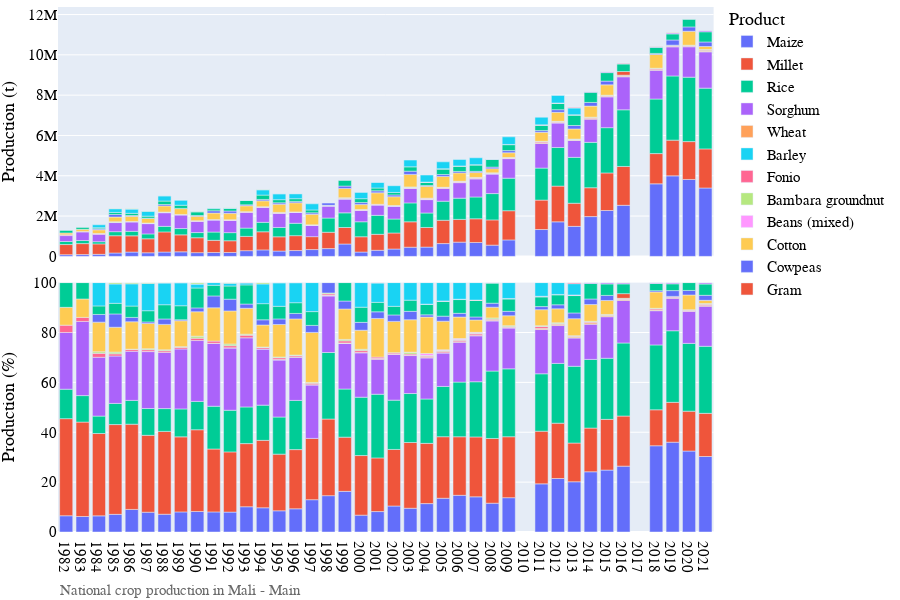

This figure's notebook cell:
### Markdown cell above
## Visualization of production data

### Code cell
# Bar chart of national grain production
country_iso, country_name = 'ML', 'Mali'
df = pd.read_csv('../data/crop/adm_crop_production_%s.csv' % country_iso, index_col=0)
df['year'] = df['harvest_year']
year = [df['year'].min(), df['year'].max()]
product_order = ['Maize','Millet','Rice','Sorghum','Wheat','Barley','Fonio']
for season_name in ['Main']:
    footnote = 'National crop production in %s - %s' % (country_name, season_name)
    fn_save = '../figures/%s_bar_natgrainprod_%s.png' % (country_iso, season_name)
    sub = df[df['season_name'] == season_name]
    fig = PlotBarProduction(sub, year, product_order, footnote, fn_save)
    fig.show()

### Figure 1 — Plotly figure (JSON) as saved in the notebook; plotly's stock layout.template omitted (floating-point values rounded to 4 significant figures)
{"data": [{"alignmentgroup": "True", "hovertemplate": "product=Maize<br>season_name=Main<br>type=orig_unit<br>year=%{x}<br>value=%{y}<extra></extra>", "legendgroup": "Maize", "marker": {"color": "#636efa", "pattern": {"shape": ""}}, "name": "Maize", "offsetgroup": "Maize", "orientation": "v", "showlegend": true, "textposition": "auto", "type": "bar", "x": [1982, 1983, 1984, 1985, 1986, 1987, 1988, 1989, 1990, 1991, 1992, 1993, 1994, 1995, 1996, 1997, 1998, 1999, 2000, 2001, 2002, 2003, 2004, 2005, 2006, 2007, 2008, 2009, 2011, 2012, 2013, 2014, 2015, 2016, 2018, 2019, 2020, 2021], "xaxis": "x2", "y": [83969, 89311, 101440, 168205, 213423, 178609, 214519, 225394, 185579, 192530, 192530, 283373, 322493, 264460, 289760, 337713, 385051, 613892, 214588, 301931, 365174, 454758, 459463, 634594, 706700.0, 689918, 557741, 816378, 1332484, 1713737, 1488769, 1974010, 2276036, 2534380, 3599476, 3994493, 3817000.0, 3393204], "yaxis": "y2"}, {"alignmentgroup": "True", "hovertemplate": "product=Maize<br>season_name=Main<br>type=percent<br>year=%{x}<br>value=%{y}<extra></extra>", "legendgroup": "Maize", "marker": {"color": "#636efa", "pattern": {"shape": ""}}, "name": "Maize", "offsetgroup": "Maize", "orientation": "v", "showlegend": false, "textposition": "auto", "type": "bar", "x": [1982, 1983, 1984, 1985, 1986, 1987, 1988, 1989, 1990, 1991, 1992, 1993, 1994, 1995, 1996, 1997, 1998, 1999, 2000, 2001, 2002, 2003, 2004, 2005, 2006, 2007, 2008, 2009, 2011, 2012, 2013, 2014, 2015, 2016, 2018, 2019, 2020, 2021], "xaxis": "x", "y": [6.51, 6.213, 6.472, 7.074, 9.053, 7.939, 7.127, 8.057, 8.23, 8.052, 7.983, 10.13, 9.713, 8.504, 9.309, 12.95, 14.57, 16.3, 6.757, 8.196, 10.42, 9.517, 11.39, 13.53, 14.71, 14.1, 11.55, 13.76, 19.3, 21.45, 20.14, 24.15, 24.83, 26.41, 34.58, 36.01, 32.47, 30.27], "yaxis": "y"}, {"alignmentgroup": "True", "hovertemplate": "product=Millet<br>season_name=Main<br>type=orig_unit<br>year=%{x}<br>value=%{y}<extra></extra>", "legendgroup": "Millet", "marker": {"color": "#EF553B", "pattern": {"shape": ""}}, "name": "Millet", "offsetgroup": "Millet", "orientation": "v", "showlegend": true, "textposition": "auto", "type": "bar", "x": [1982, 1983, 1984, 1985, 1986, 1987, 1988, 1989, 1990, 1991, 1992, 1993, 1994, 1995, 1996, 1997, 1998, 1999, 2000, 2001, 2002, 2003, 2004, 2005, 2006, 2007, 2008, 2009, 2011, 2012, 2013, 2014, 2015, 2016, 2018, 2019, 2020, 2021], "xaxis": "x2", "y": [502300.0, 544304, 517600.0, 856166, 805763, 693526, 999901, 841793, 739126, 603248, 582297, 708062, 897592, 706660, 738840, 641088, 811815, 818905, 759114, 792548, 795146, 1260498, 974673, 1157810, 1129000.0, 1175107, 1253259, 1449592, 1458783, 1772275, 1147757, 1432218, 1864301, 1927105, 1500677, 1773081, 1879000.0, 1940727], "yaxis": "y2"}, {"alignmentgroup": "True", "hovertemplate": "product=Millet<br>season_name=Main<br>type=percent<br>year=%{x}<br>value=%{y}<extra></extra>", "legendgroup": "Millet", "marker": {"color": "#EF553B", "pattern": {"shape": ""}}, "name": "Millet", "offsetgroup": "Millet", "orientation": "v", "showlegend": false, "textposition": "auto", "type": "bar", "x": [1982, 1983, 1984, 1985, 1986, 1987, 1988, 1989, 1990, 1991, 1992, 1993, 1994, 1995, 1996, 1997, 1998, 1999, 2000, 2001, 2002, 2003, 2004, 2005, 2006, 2007, 2008, 2009, 2011, 2012, 2013, 2014, 2015, 2016, 2018, 2019, 2020, 2021], "xaxis": "x", "y": [38.94, 37.86, 33.02, 36.01, 34.18, 30.83, 33.22, 30.09, 32.78, 25.23, 24.14, 25.31, 27.03, 22.72, 23.74, 24.59, 30.72, 21.74, 23.9, 21.51, 22.69, 26.38, 24.16, 24.68, 23.49, 24.02, 25.96, 24.44, 21.13, 22.19, 15.53, 17.52, 20.34, 20.08, 14.42, 15.98, 15.98, 17.31], "yaxis": "y"}, {"alignmentgroup": "True", "hovertemplate": "product=Rice<br>season_name=Main<br>type=orig_unit<br>year=%{x}<br>value=%{y}<extra></extra>", "legendgroup": "Rice", "marker": {"color": "#00cc96", "pattern": {"shape": ""}}, "name": "Rice", "offsetgroup": "Rice", "orientation": "v", "showlegend": true, "textposition": "auto", "type": "bar", "x": [1982, 1983, 1984, 1985, 1986, 1987, 1988, 1989, 1990, 1991, 1992, 1993, 1994, 1995, 1996, 1998, 1999, 2000, 2001, 2002, 2003, 2004, 2005, 2006, 2007, 2008, 2009, 2011, 2012, 2013, 2014, 2015, 2016, 2018, 2019, 2020, 2021], "xaxis": "x2", "y": [152408, 152634, 109354, 201650, 225138, 242000.0, 275111, 313555, 256376, 410018, 402800.0, 411200.0, 469127, 462700, 613970, 705213, 727060, 742808, 940938, 693203, 938217, 718086, 945824, 1053000.0, 1082383, 1304618, 1614408, 1588346, 1914867, 2275982, 2251031, 2246012, 2811051, 2707558, 3184724, 3196000.0, 3014106], "yaxis": "y2"}, {"alignmentgroup": "True", "hovertemplate": "product=Rice<br>season_name=Main<br>type=percent<br>year=%{x}<br>value=%{y}<extra></extra>", "legendgroup": "Rice", "marker": {"color": "#00cc96", "pattern": {"shape": ""}}, "name": "Rice", "offsetgroup": "Rice", "orientation": "v", "showlegend": false, "textposition": "auto", "type": "bar", "x": [1982, 1983, 1984, 1985, 1986, 1987, 1988, 1989, 1990, 1991, 1992, 1993, 1994, 1995, 1996, 1998, 1999, 2000, 2001, 2002, 2003, 2004, 2005, 2006, 2007, 2008, 2009, 2011, 2012, 2013, 2014, 2015, 2016, 2018, 2019, 2020, 2021], "xaxis": "x", "y": [11.82, 10.62, 6.977, 8.481, 9.55, 10.76, 9.14, 11.21, 11.37, 17.15, 16.7, 14.7, 14.13, 14.88, 19.72, 26.69, 19.3, 23.39, 25.54, 19.78, 19.63, 17.8, 20.16, 21.92, 22.13, 27.02, 27.22, 23.01, 23.97, 30.79, 27.54, 24.5, 29.3, 26.01, 28.71, 27.19, 26.89], "yaxis": "y"}, {"alignmentgroup": "True", "hovertemplate": "product=Sorghum<br>season_name=Main<br>type=orig_unit<br>year=%{x}<br>value=%{y}<extra></extra>", "legendgroup": "Sorghum", "marker": {"color": "#ab63fa", "pattern": {"shape": ""}}, "name": "Sorghum", "offsetgroup": "Sorghum", "orientation": "v", "showlegend": true, "textposition": "auto", "type": "bar", "x": [1982, 1983, 1984, 1985, 1986, 1987, 1988, 1989, 1990, 1991, 1992, 1993, 1994, 1995, 1996, 1997, 1998, 1999, 2000, 2001, 2002, 2003, 2004, 2005, 2006, 2007, 2008, 2009, 2011, 2012, 2013, 2014, 2015, 2016, 2018, 2019, 2020, 2021], "xaxis": "x2", "y": [293359, 427458, 369818, 452055, 464565, 513176, 676929, 672282, 550164, 602204, 602233, 775168, 746217, 710270, 540260, 558802, 598974, 688830, 564662, 517748, 641848, 727632, 664083, 629127, 769700.0, 900790, 969597, 969064, 1225530, 1212440, 837225, 1152988, 1527455, 1637913, 1428698, 1443385, 1511000.0, 1801016], "yaxis": "y2"}, {"alignmentgroup": "True", "hovertemplate": "product=Sorghum<br>season_name=Main<br>type=percent<br>year=%{x}<br>value=%{y}<extra></extra>", "legendgroup": "Sorghum", "marker": {"color": "#ab63fa", "pattern": {"shape": ""}}, "name": "Sorghum", "offsetgroup": "Sorghum", "orientation": "v", "showlegend": false, "textposition": "auto", "type": "bar", "x": [1982, 1983, 1984, 1985, 1986, 1987, 1988, 1989, 1990, 1991, 1992, 1993, 1994, 1995, 1996, 1997, 1998, 1999, 2000, 2001, 2002, 2003, 2004, 2005, 2006, 2007, 2008, 2009, 2011, 2012, 2013, 2014, 2015, 2016, 2018, 2019, 2020, 2021], "xaxis": "x", "y": [22.74, 29.74, 23.6, 19.01, 19.71, 22.81, 22.49, 24.03, 24.4, 25.19, 24.97, 27.71, 22.47, 22.84, 17.36, 21.43, 22.67, 18.29, 17.78, 14.05, 18.31, 15.23, 16.46, 13.41, 16.02, 18.41, 20.08, 16.34, 17.75, 15.18, 11.33, 14.11, 16.66, 17.07, 13.73, 13.01, 12.85, 16.07], "yaxis": "y"}, {"alignmentgroup": "True", "hovertemplate": "product=Wheat<br>season_name=Main<br>type=orig_unit<br>year=%{x}<br>value=%{y}<extra></extra>", "legendgroup": "Wheat", "marker": {"color": "#FFA15A", "pattern": {"shape": ""}}, "name": "Wheat", "offsetgroup": "Wheat", "orientation": "v", "showlegend": true, "textposition": "auto", "type": "bar", "x": [1987, 1991, 1992, 1994, 1995, 1996, 1997, 1998, 1999, 2000, 2001, 2002, 2003, 2004, 2005, 2006, 2007, 2008, 2009, 2011, 2012, 2013, 2014, 2015, 2016, 2018, 2019, 2020, 2021], "xaxis": "x2", "y": [1425, 1256, 1256, 2210, 6150, 3086, 2638, 6630, 7495, 6075, 9180, 4652.0, 5701, 8942, 4805, 8565, 8585, 13016, 15247, 33842, 40319, 27430, 45668, 35756, 40137, 28015, 29145, 8226, 37124], "yaxis": "y2"}, {"alignmentgroup": "True", "hovertemplate": "product=Wheat<br>season_name=Main<br>type=percent<br>year=%{x}<br>value=%{y}<extra></extra>", "legendgroup": "Wheat", "marker": {"color": "#FFA15A", "pattern": {"shape": ""}}, "name": "Wheat", "offsetgroup": "Wheat", "orientation": "v", "showlegend": false, "textposition": "auto", "type": "bar", "x": [1987, 1991, 1992, 1994, 1995, 1996, 1997, 1998, 1999, 2000, 2001, 2002, 2003, 2004, 2005, 2006, 2007, 2008, 2009, 2011, 2012, 2013, 2014, 2015, 2016, 2018, 2019, 2020, 2021], "xaxis": "x", "y": [0.06334, 0.05253, 0.05208, 0.06656, 0.1978, 0.09914, 0.1012, 0.2509, 0.199, 0.1913, 0.2492, 0.1327, 0.1193, 0.2216, 0.1024, 0.1782, 0.1755, 0.2696, 0.2571, 0.4902, 0.5047, 0.3711, 0.5587, 0.3901, 0.4183, 0.2692, 0.2628, 0.06998, 0.3312], "yaxis": "y"}, {"alignmentgroup": "True", "hovertemplate": "product=Barley<br>season_name=Main<br>type=orig_unit<br>year=%{x}<br>value=%{y}<extra></extra>", "legendgroup": "Barley", "marker": {"color": "#19d3f3", "pattern": {"shape": ""}}, "name": "Barley", "offsetgroup": "Barley", "orientation": "v", "showlegend": true, "textposition": "auto", "type": "bar", "x": [1997, 1998, 1999, 2000, 2001, 2002], "xaxis": "x2", "y": [46, 51, 57, 133, 75, 56], "yaxis": "y2"}, {"alignmentgroup": "True", "hovertemplate": "product=Barley<br>season_name=Main<br>type=percent<br>year=%{x}<br>value=%{y}<extra></extra>", "legendgroup": "Barley", "marker": {"color": "#19d3f3", "pattern": {"shape": ""}}, "name": "Barley", "offsetgroup": "Barley", "orientation": "v", "showlegend": false, "textposition": "auto", "type": "bar", "x": [1997, 1998, 1999, 2000, 2001, 2002], "xaxis": "x", "y": [0.001764, 0.00193, 0.001513, 0.004188, 0.002036, 0.001598], "yaxis": "y"}, {"alignmentgroup": "True", "hovertemplate": "product=Fonio<br>season_name=Main<br>type=orig_unit<br>year=%{x}<br>value=%{y}<extra></extra>", "legendgroup": "Fonio", "marker": {"color": "#FF6692", "pattern": {"shape": ""}}, "name": "Fonio", "offsetgroup": "Fonio", "orientation": "v", "showlegend": true, "textposition": "auto", "type": "bar", "x": [1982, 1983, 1984, 1985, 1986, 1987, 1988, 1989, 1990, 1991, 1992, 1993, 1994, 1995, 1996, 1997, 1998, 1999, 2000, 2001, 2002, 2003, 2004, 2005, 2006, 2007, 2008, 2009, 2011, 2012, 2013, 2014, 2015, 2016, 2018, 2019, 2020, 2021], "xaxis": "x2", "y": [37807, 23537, 24535, 20486, 17243, 15589, 20184, 18929, 21568, 20898, 20899, 29735, 19272, 22170, 15000, 15116, 15593, 31253, 22738, 21398, 16321, 22437, 19655, 26598, 26250.0, 28691, 21380, 16611, 51021, 21035, 22090, 25651, 20294, 14626, 46189, 28149, 40540.0, 47029], "yaxis": "y2"}, {"alignmentgroup": "True", "hovertemplate": "product=Fonio<br>season_name=Main<br>type=percent<br>year=%{x}<br>value=%{y}<extra></extra>", "legendgroup": "Fonio", "marker": {"color": "#FF6692", "pattern": {"shape": ""}}, "name": "Fonio", "offsetgroup": "Fonio", "orientation": "v", "showlegend": false, "textposition": "auto", "type": "bar", "x": [1982, 1983, 1984, 1985, 1986, 1987, 1988, 1989, 1990, 1991, 1992, 1993, 1994, 1995, 1996, 1997, 1998, 1999, 2000, 2001, 2002, 2003, 2004, 2005, 2006, 2007, 2008, 2009, 2011, 2012, 2013, 2014, 2015, 2016, 2018, 2019, 2020, 2021], "xaxis": "x", "y": [2.931, 1.637, 1.565, 0.8616, 0.7314, 0.693, 0.6706, 0.6766, 0.9565, 0.874, 0.8666, 1.063, 0.5804, 0.7129, 0.4819, 0.5798, 0.59, 0.8296, 0.716, 0.5808, 0.4656, 0.4695, 0.4871, 0.567, 0.5462, 0.5865, 0.4428, 0.2801, 0.7391, 0.2633, 0.2988, 0.3138, 0.2214, 0.1524, 0.4438, 0.2538, 0.3448, 0.4195], "yaxis": "y"}, {"alignmentgroup": "True", "hovertemplate": "product=Bambara groundnut<br>season_name=Main<br>type=orig_unit<br>year=%{x}<br>value=%{y}<extra></extra>", "legendgroup": "Bambara groundnut", "marker": {"color": "#B6E880", "pattern": {"shape": ""}}, "name": "Bambara groundnut", "offsetgroup": "Bambara groundnut", "orientation": "v", "showlegend": true, "textposition": "auto", "type": "bar", "x": [1984, 1985, 1986, 1987, 1988, 1989, 1990, 1992, 1993, 1994, 1995, 1996, 1997, 1998, 1999, 2000, 2002, 2003, 2004, 2005, 2006, 2007, 2008, 2009, 2011, 2012, 2013, 2014, 2015, 2016, 2018, 2019, 2020, 2021], "xaxis": "x2", "y": [10115, 16804, 2107, 8540, 11620, 7505, 17883, 16332, 11024, 5880, 9604, 7165, 8399, 9321, 21717, 16562, 4367, 32809, 10766, 17169, 18050.0, 12929, 24558, 24978, 19177, 24786, 20383, 25295, 26620.0, 25960.0, 24616, 27381, 26076, 33262], "yaxis": "y2"}, {"alignmentgroup": "True", "hovertemplate": "product=Bambara groundnut<br>season_name=Main<br>type=percent<br>year=%{x}<br>value=%{y}<extra></extra>", "legendgroup": "Bambara groundnut", "marker": {"color": "#B6E880", "pattern": {"shape": ""}}, "name": "Bambara groundnut", "offsetgroup": "Bambara groundnut", "orientation": "v", "showlegend": false, "textposition": "auto", "type": "bar", "x": [1984, 1985, 1986, 1987, 1988, 1989, 1990, 1992, 1993, 1994, 1995, 1996, 1997, 1998, 1999, 2000, 2002, 2003, 2004, 2005, 2006, 2007, 2008, 2009, 2011, 2012, 2013, 2014, 2015, 2016, 2018, 2019, 2020, 2021], "xaxis": "x", "y": [0.6454, 0.7067, 0.08938, 0.3796, 0.3861, 0.2683, 0.7931, 0.6772, 0.3941, 0.1771, 0.3088, 0.2302, 0.3221, 0.3527, 0.5765, 0.5215, 0.1246, 0.6866, 0.2668, 0.366, 0.3756, 0.2643, 0.5087, 0.4212, 0.2778, 0.3103, 0.2757, 0.3095, 0.2904, 0.2706, 0.2365, 0.2468, 0.2218, 0.2967], "yaxis": "y"}, {"alignmentgroup": "True", "hovertemplate": "product=Beans (mixed)<br>season_name=Main<br>type=orig_unit<br>year=%{x}<br>value=%{y}<extra></extra>", "legendgroup": "Beans (mixed)", "marker": {"color": "#FF97FF", "pattern": {"shape": ""}}, "name": "Beans (mixed)", "offsetgroup": "Beans (mixed)", "orientation": "v", "showlegend": true, "textposition": "auto", "type": "bar", "x": [2003, 2004, 2005, 2006, 2007], "xaxis": "x2", "y": [4367, 32301, 11283, 15910, 17956], "yaxis": "y2"}, {"alignmentgroup": "True", "hovertemplate": "product=Beans (mixed)<br>season_name=Main<br>type=percent<br>year=%{x}<br>value=%{y}<extra></extra>", "legendgroup": "Beans (mixed)", "marker": {"color": "#FF97FF", "pattern": {"shape": ""}}, "name": "Beans (mixed)", "offsetgroup": "Beans (mixed)", "orientation": "v", "showlegend": false, "textposition": "auto", "type": "bar", "x": [2003, 2004, 2005, 2006, 2007], "xaxis": "x", "y": [0.09139, 0.8005, 0.2405, 0.3311, 0.3671], "yaxis": "y"}, {"alignmentgroup": "True", "hovertemplate": "product=Cotton<br>season_name=Main<br>type=orig_unit<br>year=%{x}<br>value=%{y}<extra></extra>", "legendgroup": "Cotton", "marker": {"color": "#FECB52", "pattern": {"shape": ""}}, "name": "Cotton", "offsetgroup": "Cotton", "orientation": "v", "showlegend": true, "textposition": "auto", "type": "bar", "x": [1982, 1983, 1984, 1985, 1986, 1987, 1988, 1989, 1990, 1991, 1992, 1993, 1994, 1995, 1996, 1997, 1999, 2000, 2001, 2002, 2003, 2004, 2005, 2006, 2007, 2008, 2009, 2011, 2012, 2013, 2014, 2015, 2018, 2020, 2021], "xaxis": "x2", "y": [92232, 106042, 186211, 236920, 259321, 227998, 307492, 290166, 220996, 319728, 319728, 290750, 293026, 405900, 452030, 522903, 459792, 242726, 570989, 439722, 620665, 589780, 538236, 414965, 242239, 207812, 236400, 445314, 449646, 504000, 548696, 513567, 681850, 693800, 147200], "yaxis": "y2"}, {"alignmentgroup": "True", "hovertemplate": "product=Cotton<br>season_name=Main<br>type=percent<br>year=%{x}<br>value=%{y}<extra></extra>", "legendgroup": "Cotton", "marker": {"color": "#FECB52", "pattern": {"shape": ""}}, "name": "Cotton", "offsetgroup": "Cotton", "orientation": "v", "showlegend": false, "textposition": "auto", "type": "bar", "x": [1982, 1983, 1984, 1985, 1986, 1987, 1988, 1989, 1990, 1991, 1992, 1993, 1994, 1995, 1996, 1997, 1999, 2000, 2001, 2002, 2003, 2004, 2005, 2006, 2007, 2008, 2009, 2011, 2012, 2013, 2014, 2015, 2018, 2020, 2021], "xaxis": "x", "y": [7.15, 7.377, 11.88, 9.964, 11.0, 10.13, 10.22, 10.37, 9.801, 13.37, 13.26, 10.39, 8.825, 13.05, 14.52, 20.06, 12.21, 7.643, 15.5, 12.55, 12.99, 14.62, 11.47, 8.635, 4.952, 4.304, 3.986, 6.451, 5.629, 6.818, 6.713, 5.603, 6.551, 5.902, 1.313], "yaxis": "y"}, {"alignmentgroup": "True", "hovertemplate": "product=Cowpeas<br>season_name=Main<br>type=orig_unit<br>year=%{x}<br>value=%{y}<extra></extra>", "legendgroup": "Cowpeas", "marker": {"color": "#636efa", "pattern": {"shape": ""}}, "name": "Cowpeas", "offsetgroup": "Cowpeas", "orientation": "v", "showlegend": true, "textposition": "auto", "type": "bar", "x": [1984, 1985, 1986, 1987, 1988, 1989, 1990, 1991, 1992, 1993, 1994, 1995, 1996, 1997, 1998, 1999, 2000, 2001, 2002, 2003, 2004, 2005, 2006, 2007, 2008, 2009, 2011, 2012, 2013, 2014, 2015, 2018, 2019, 2020, 2021], "xaxis": "x2", "y": [48216, 127000.0, 41210, 14700, 65690, 11554, 34819, 113582, 113582, 47375, 69343, 69363, 67919, 73294, 110060, 119723, 100126, 98007, 90530.0, 160874, 35550.0, 94914, 71980.0, 59450.0, 77906, 106001, 85519, 129000.0, 170066, 182000.0, 186400.0, 53880.0, 257200.0, 215434, 224956], "yaxis": "y2"}, {"alignmentgroup": "True", "hovertemplate": "product=Cowpeas<br>season_name=Main<br>type=percent<br>year=%{x}<br>value=%{y}<extra></extra>", "legendgroup": "Cowpeas", "marker": {"color": "#636efa", "pattern": {"shape": ""}}, "name": "Cowpeas", "offsetgroup": "Cowpeas", "orientation": "v", "showlegend": false, "textposition": "auto", "type": "bar", "x": [1984, 1985, 1986, 1987, 1988, 1989, 1990, 1991, 1992, 1993, 1994, 1995, 1996, 1997, 1998, 1999, 2000, 2001, 2002, 2003, 2004, 2005, 2006, 2007, 2008, 2009, 2011, 2012, 2013, 2014, 2015, 2018, 2019, 2020, 2021], "xaxis": "x", "y": [3.076, 5.34, 1.748, 0.6534, 2.182, 0.413, 1.544, 4.75, 4.71, 1.694, 2.088, 2.23, 2.182, 2.811, 4.165, 3.178, 3.153, 2.66, 2.583, 3.367, 0.881, 2.023, 1.498, 1.215, 1.614, 1.787, 1.239, 1.615, 2.301, 2.226, 2.033, 0.5177, 2.319, 1.833, 2.007], "yaxis": "y"}, {"alignmentgroup": "True", "hovertemplate": "product=Gram<br>season_name=Main<br>type=orig_unit<br>year=%{x}<br>value=%{y}<extra></extra>", "legendgroup": "Gram", "marker": {"color": "#EF553B", "pattern": {"shape": ""}}, "name": "Gram", "offsetgroup": "Gram", "orientation": "v", "showlegend": true, "textposition": "auto", "type": "bar", "x": [2016], "xaxis": "x2", "y": [180100.0], "yaxis": "y2"}, {"alignmentgroup": "True", "hovertemplate": "product=Gram<br>season_name=Main<br>type=percent<br>year=%{x}<br>value=%{y}<extra></extra>", "legendgroup": "Gram", "marker": {"color": "#EF553B", "pattern": {"shape": ""}}, "name": "Gram", "offsetgroup": "Gram", "orientation": "v", "showlegend": false, "textposition": "auto", "type": "bar", "x": [2016], "xaxis": "x", "y": [1.877], "yaxis": "y"}, {"alignmentgroup": "True", "hovertemplate": "product=Groundnuts (In Shell)<br>season_name=Main<br>type=orig_unit<br>year=%{x}<br>value=%{y}<extra></extra>", "legendgroup": "Groundnuts (In Shell)", "marker": {"color": "#00cc96", "pattern": {"shape": ""}}, "name": "Groundnuts (In Shell)", "offsetgroup": "Groundnuts (In Shell)", "orientation": "v", "showlegend": true, "textposition": "auto", "type": "bar", "x": [1982, 1983, 1984, 1985, 1986, 1987, 1988, 1989, 1990, 1991, 1992, 1993, 1994, 1995, 1996, 1997, 1999, 2000, 2001, 2002, 2003, 2004, 2005, 2006, 2007, 2008, 2009, 2011, 2012, 2013, 2014, 2015, 2016, 2018, 2019, 2020, 2021], "xaxis": "x2", "y": [127828, 94271, 53709, 101141, 107015, 100680, 171759, 156983, 179941, 102020, 127487, 215150, 215160, 157100, 134130, 144329, 278356, 193073, 139832, 120844, 214455, 169780, 279503, 265500.0, 324375, 388587, 293433, 267400.0, 318400.0, 515673, 510600.0, 421500.0, 374300.0, 301207, 301207, 368671, 506141], "yaxis": "y2"}, {"alignmentgroup": "True", "hovertemplate": "product=Groundnuts (In Shell)<br>season_name=Main<br>type=percent<br>year=%{x}<br>value=%{y}<extra></extra>", "legendgroup": "Groundnuts (In Shell)", "marker": {"color": "#00cc96", "pattern": {"shape": ""}}, "name": "Groundnuts (In Shell)", "offsetgroup": "Groundnuts (In Shell)", "orientation": "v", "showlegend": false, "textposition": "auto", "type": "bar", "x": [1982, 1983, 1984, 1985, 1986, 1987, 1988, 1989, 1990, 1991, 1992, 1993, 1994, 1995, 1996, 1997, 1999, 2000, 2001, 2002, 2003, 2004, 2005, 2006, 2007, 2008, 2009, 2011, 2012, 2013, 2014, 2015, 2016, 2018, 2019, 2020, 2021], "xaxis": "x", "y": [9.91, 6.558, 3.427, 4.254, 4.539, 4.475, 5.706, 5.611, 7.98, 4.267, 5.286, 7.692, 6.48, 5.052, 4.309, 5.536, 7.389, 6.08, 3.796, 3.448, 4.488, 4.208, 5.958, 5.526, 6.631, 8.049, 4.948, 3.873, 3.986, 6.976, 6.247, 4.599, 3.901, 2.894, 2.715, 3.136, 4.515], "yaxis": "y"}, {"alignmentgroup": "True", "hovertemplate": "product=Sesame Seed<br>season_name=Main<br>type=orig_unit<br>year=%{x}<br>value=%{y}<extra></extra>", "legendgroup": "Sesame Seed", "marker": {"color": "#ab63fa", "pattern": {"shape": ""}}, "name": "Sesame Seed", "offsetgroup": "Sesame Seed", "orientation": "v", "showlegend": true, "textposition": "auto", "type": "bar", "x": [2004, 2005, 2006, 2007, 2008, 2009, 2011, 2012, 2013, 2014, 2015, 2016, 2018, 2019, 2021], "xaxis": "x2", "y": [2425, 4872, 4499, 2239, 7259, 9909, 16945, 12007, 15510.0, 22590.0, 43380.0, 37577, 27830.0, 46698, 59637], "yaxis": "y2"}, {"alignmentgroup": "True", "hovertemplate": "product=Sesame Seed<br>season_name=Main<br>type=percent<br>year=%{x}<br>value=%{y}<extra></extra>", "legendgroup": "Sesame Seed", "marker": {"color": "#ab63fa", "pattern": {"shape": ""}}, "name": "Sesame Seed", "offsetgroup": "Sesame Seed", "orientation": "v", "showlegend": false, "textposition": "auto", "type": "bar", "x": [2004, 2005, 2006, 2007, 2008, 2009, 2011, 2012, 2013, 2014, 2015, 2016, 2018, 2019, 2021], "xaxis": "x", "y": [0.0601, 0.1039, 0.09362, 0.04577, 0.1504, 0.1671, 0.2455, 0.1503, 0.2098, 0.2764, 0.4733, 0.3916, 0.2674, 0.421, 0.532], "yaxis": "y"}, {"alignmentgroup": "True", "hovertemplate": "product=Soybean<br>season_name=Main<br>type=orig_unit<br>year=%{x}<br>value=%{y}<extra></extra>", "legendgroup": "Soybean", "marker": {"color": "#FFA15A", "pattern": {"shape": ""}}, "name": "Soybean", "offsetgroup": "Soybean", "orientation": "v", "showlegend": true, "textposition": "auto", "type": "bar", "x": [2004, 2005, 2006, 2007, 2008, 2009, 2011, 2012, 2013, 2014, 2015, 2016, 2018, 2019, 2021], "xaxis": "x2", "y": [1548, 2124, 2005.0, 5187, 2138, 1874, 1238, 1663, 1610, 3235, 5204.0, 11770.0, 7875, 6693, 5054], "yaxis": "y2"}, {"alignmentgroup": "True", "hovertemplate": "product=Soybean<br>season_name=Main<br>type=percent<br>year=%{x}<br>value=%{y}<extra></extra>", "legendgroup": "Soybean", "marker": {"color": "#FFA15A", "pattern": {"shape": ""}}, "name": "Soybean", "offsetgroup": "Soybean", "orientation": "v", "showlegend": false, "textposition": "auto", "type": "bar", "x": [2004, 2005, 2006, 2007, 2008, 2009, 2011, 2012, 2013, 2014, 2015, 2016, 2018, 2019, 2021], "xaxis": "x", "y": [0.03836, 0.04528, 0.04171, 0.106, 0.04428, 0.0316, 0.01793, 0.02082, 0.02178, 0.03958, 0.05677, 0.1227, 0.07566, 0.06034, 0.04509], "yaxis": "y"}, {"alignmentgroup": "True", "hovertemplate": "product=Sugarcane<br>season_name=Main<br>type=orig_unit<br>year=%{x}<br>value=%{y}<extra></extra>", "legendgroup": "Sugarcane", "marker": {"color": "#19d3f3", "pattern": {"shape": ""}}, "name": "Sugarcane", "offsetgroup": "Sugarcane", "orientation": "v", "showlegend": true, "textposition": "auto", "type": "bar", "x": [1984, 1985, 1986, 1987, 1988, 1989, 1990, 1991, 1992, 1993, 1994, 1995, 1996, 1997, 2000, 2001, 2002, 2003, 2004, 2005, 2006, 2007, 2009, 2011, 2012, 2013], "xaxis": "x2", "y": [146388, 184353, 210465, 245626, 261304, 257571, 35300, 25485, 25485, 20661, 262333, 293240, 249950, 302982, 312992, 285235, 333286, 336000, 347939, 344312, 319529, 341825, 377000, 377964, 377964, 335690], "yaxis": "y2"}, {"alignmentgroup": "True", "hovertemplate": "product=Sugarcane<br>season_name=Main<br>type=percent<br>year=%{x}<br>value=%{y}<extra></extra>", "legendgroup": "Sugarcane", "marker": {"color": "#19d3f3", "pattern": {"shape": ""}}, "name": "Sugarcane", "offsetgroup": "Sugarcane", "orientation": "v", "showlegend": false, "textposition": "auto", "type": "bar", "x": [1984, 1985, 1986, 1987, 1988, 1989, 1990, 1991, 1992, 1993, 1994, 1995, 1996, 1997, 2000, 2001, 2002, 2003, 2004, 2005, 2006, 2007, 2009, 2011, 2012, 2013], "xaxis": "x", "y": [9.34, 7.753, 8.928, 10.92, 8.682, 9.207, 1.565, 1.066, 1.057, 0.7387, 7.901, 9.429, 8.03, 11.62, 9.856, 7.742, 9.508, 7.032, 8.623, 7.34, 6.649, 6.988, 6.357, 5.475, 4.732, 4.541], "yaxis": "y"}, {"alignmentgroup": "True", "hovertemplate": "product=Sweet Potatoes<br>season_name=Main<br>type=orig_unit<br>year=%{x}<br>value=%{y}<extra></extra>", "legendgroup": "Sweet Potatoes", "marker": {"color": "#FF6692", "pattern": {"shape": ""}}, "name": "Sweet Potatoes", "offsetgroup": "Sweet Potatoes", "orientation": "v", "showlegend": true, "textposition": "auto", "type": "bar", "x": [1990, 1993, 1995, 1996, 2001, 2013], "xaxis": "x2", "y": [1853, 4536, 2270, 600, 6181, 30223], "yaxis": "y2"}, {"alignmentgroup": "True", "hovertemplate": "product=Sweet Potatoes<br>season_name=Main<br>type=percent<br>year=%{x}<br>value=%{y}<extra></extra>", "legendgroup": "Sweet Potatoes", "marker": {"color": "#FF6692", "pattern": {"shape": ""}}, "name": "Sweet Potatoes", "offsetgroup": "Sweet Potatoes", "orientation": "v", "showlegend": false, "textposition": "auto", "type": "bar", "x": [1990, 1993, 1995, 1996, 2001, 2013], "xaxis": "x", "y": [0.08218, 0.1622, 0.07299, 0.01928, 0.1678, 0.4088], "yaxis": "y"}, {"alignmentgroup": "True", "hovertemplate": "product=Yams<br>season_name=Main<br>type=orig_unit<br>year=%{x}<br>value=%{y}<extra></extra>", "legendgroup": "Yams", "marker": {"color": "#B6E880", "pattern": {"shape": ""}}, "name": "Yams", "offsetgroup": "Yams", "orientation": "v", "showlegend": true, "textposition": "auto", "type": "bar", "x": [1985, 1986, 1987, 1988, 1989, 1990, 1992, 1994], "xaxis": "x2", "y": [13030, 11230, 7760, 5380, 1803, 11285, 7110, 17579], "yaxis": "y2"}, {"alignmentgroup": "True", "hovertemplate": "product=Yams<br>season_name=Main<br>type=percent<br>year=%{x}<br>value=%{y}<extra></extra>", "legendgroup": "Yams", "marker": {"color": "#B6E880", "pattern": {"shape": ""}}, "name": "Yams", "offsetgroup": "Yams", "orientation": "v", "showlegend": false, "textposition": "auto", "type": "bar", "x": [1985, 1986, 1987, 1988, 1989, 1990, 1992, 1994], "xaxis": "x", "y": [0.548, 0.4764, 0.3449, 0.1787, 0.06445, 0.5005, 0.2948, 0.5295], "yaxis": "y"}], "layout": {"annotations": [{"showarrow": false, "text": "", "textangle": 90, "x": 0.98, "xanchor": "left", "xref": "paper", "y": 0.2375, "yanchor": "middle", "yref": "paper"}, {"showarrow": false, "text": "", "textangle": 90, "x": 0.98, "xanchor": "left", "xref": "paper", "y": 0.7625, "yanchor": "middle", "yref": "paper"}, {"align": "left", "font": {"color": "dimgrey", "family": "arial", "size": 15}, "showarrow": false, "text": "National crop production in Mali - Main", "x": 0, "xref": "paper", "y": -0.13, "yref": "paper"}], "barmode": "relative", "font": {"color": "black", "family": "arial", "size": 15}, "height": 600, "legend": {"title": {"text": "Product"}, "tracegroupgap": 0, "x": 1, "y": 1.01}, "margin": {"b": 0, "l": 0, "r": 0, "t": 0}, "width": 900, "xaxis": {"anchor": "y", "domain": [0, 0.98], "dtick": 1, "range": [1982.0, 2022.0], "title": {"text": ""}, "type": "linear"}, "xaxis2": {"anchor": "y2", "domain": [0, 0.98], "matches": "x", "showticklabels": false, "type": "linear"}, "yaxis": {"anchor": "x", "domain": [0, 0.475], "range": [0, 100], "title": {"text": "Production (%)"}, "type": "linear"}, "yaxis2": {"anchor": "x2", "autorange": true, "domain": [0.525, 1], "range": [0, 12370000.0], "title": {"text": "Production (t)"}, "type": "linear"}}}
